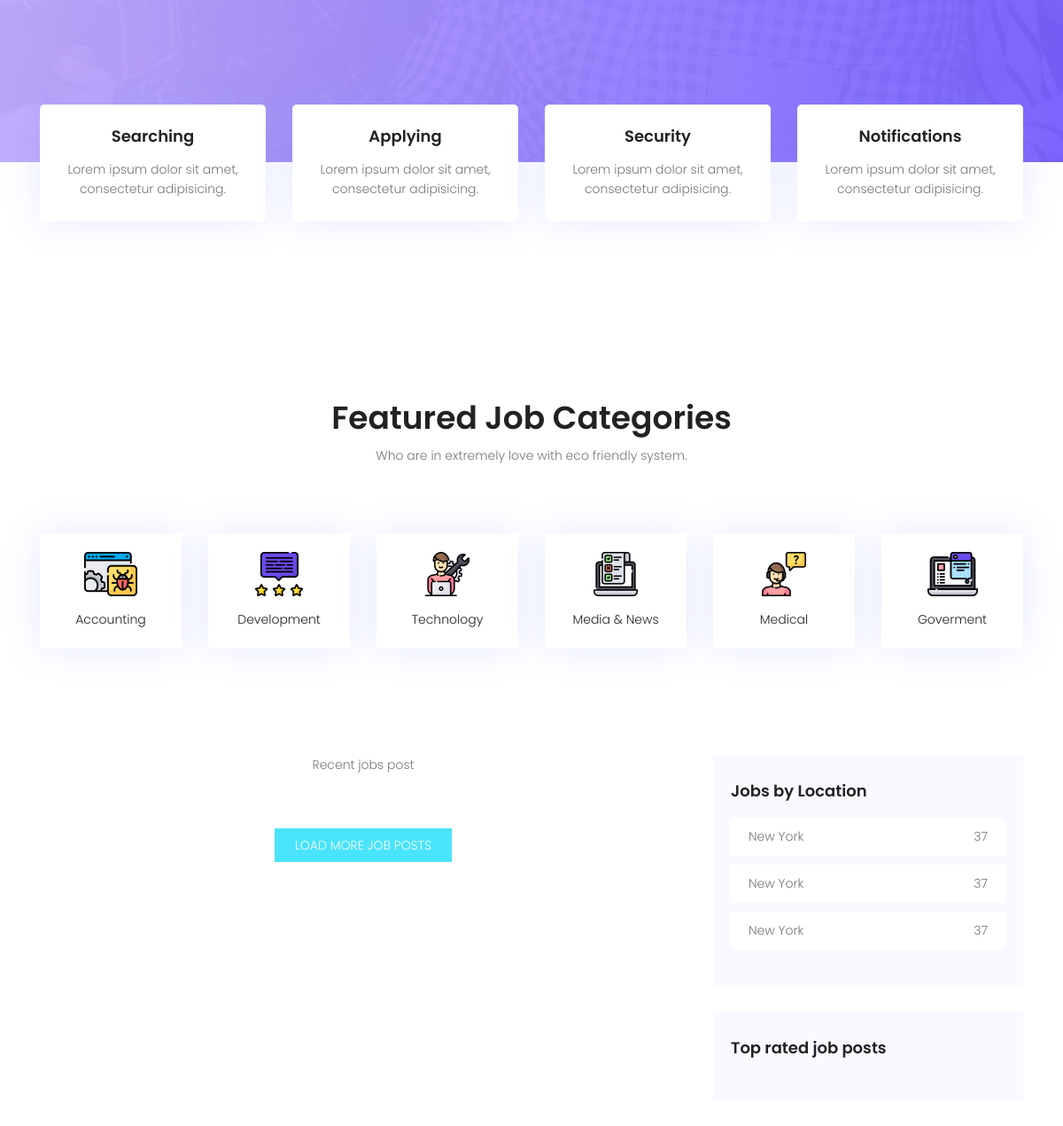
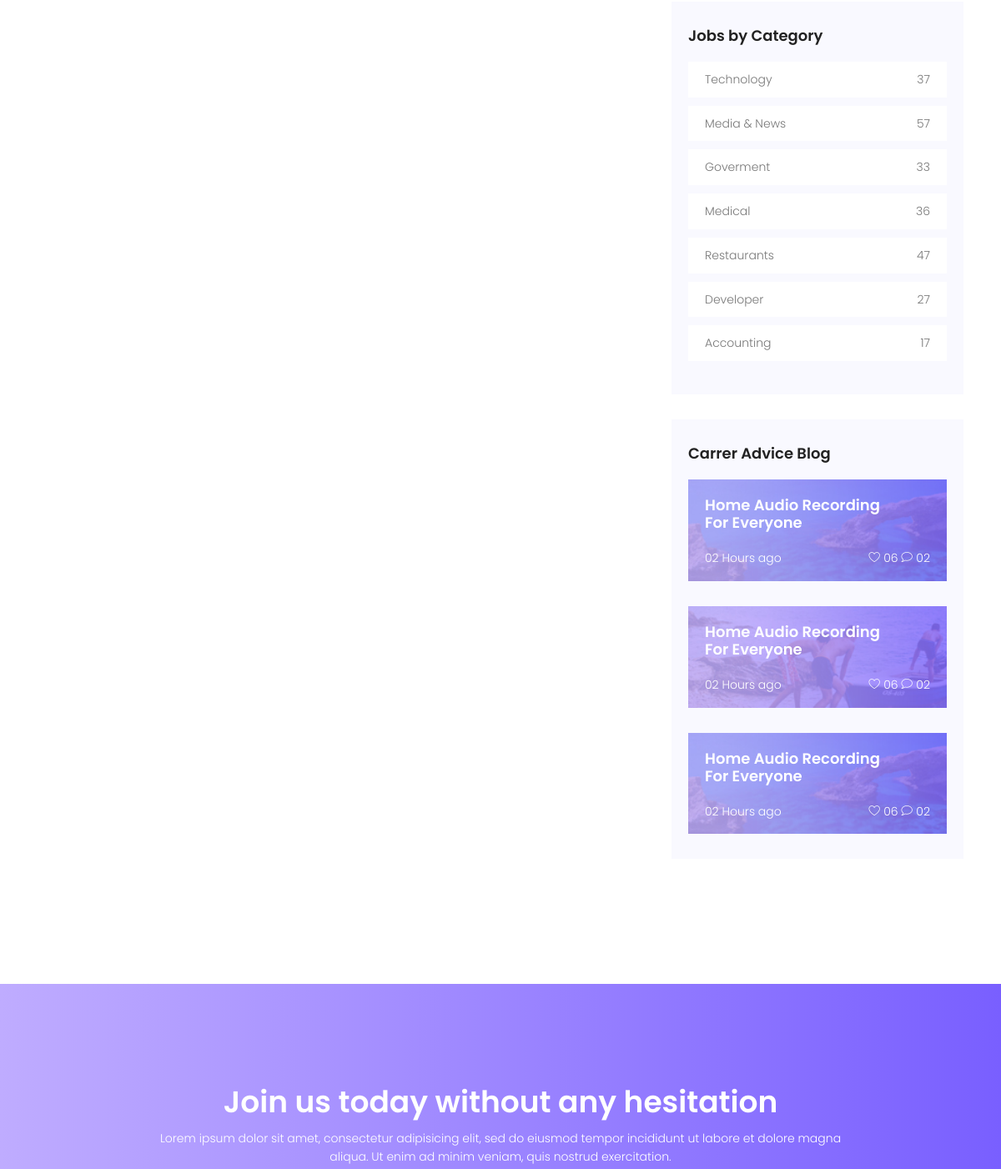
The app's page / (middle part), older data (2 pictures, top to bottom).
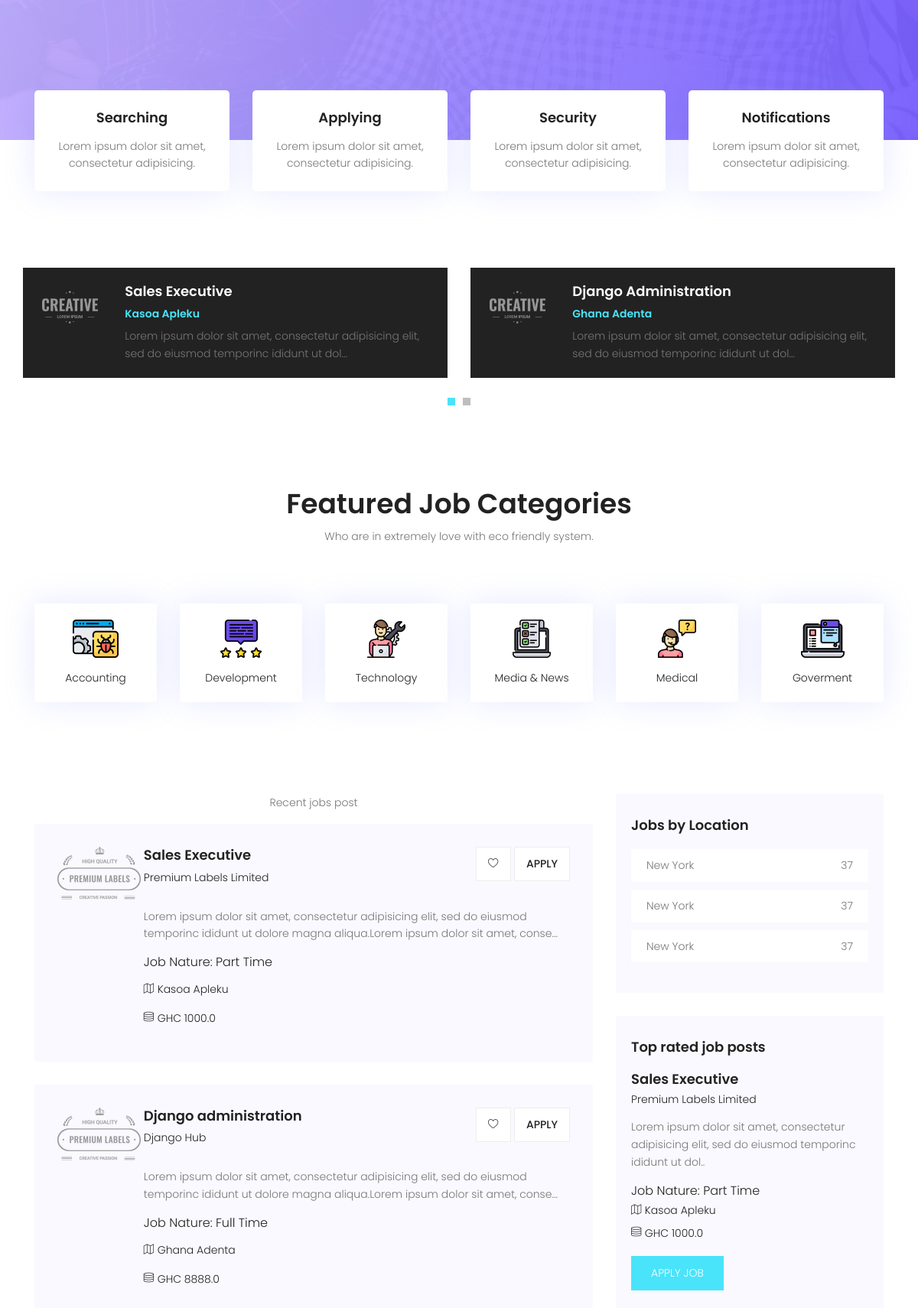
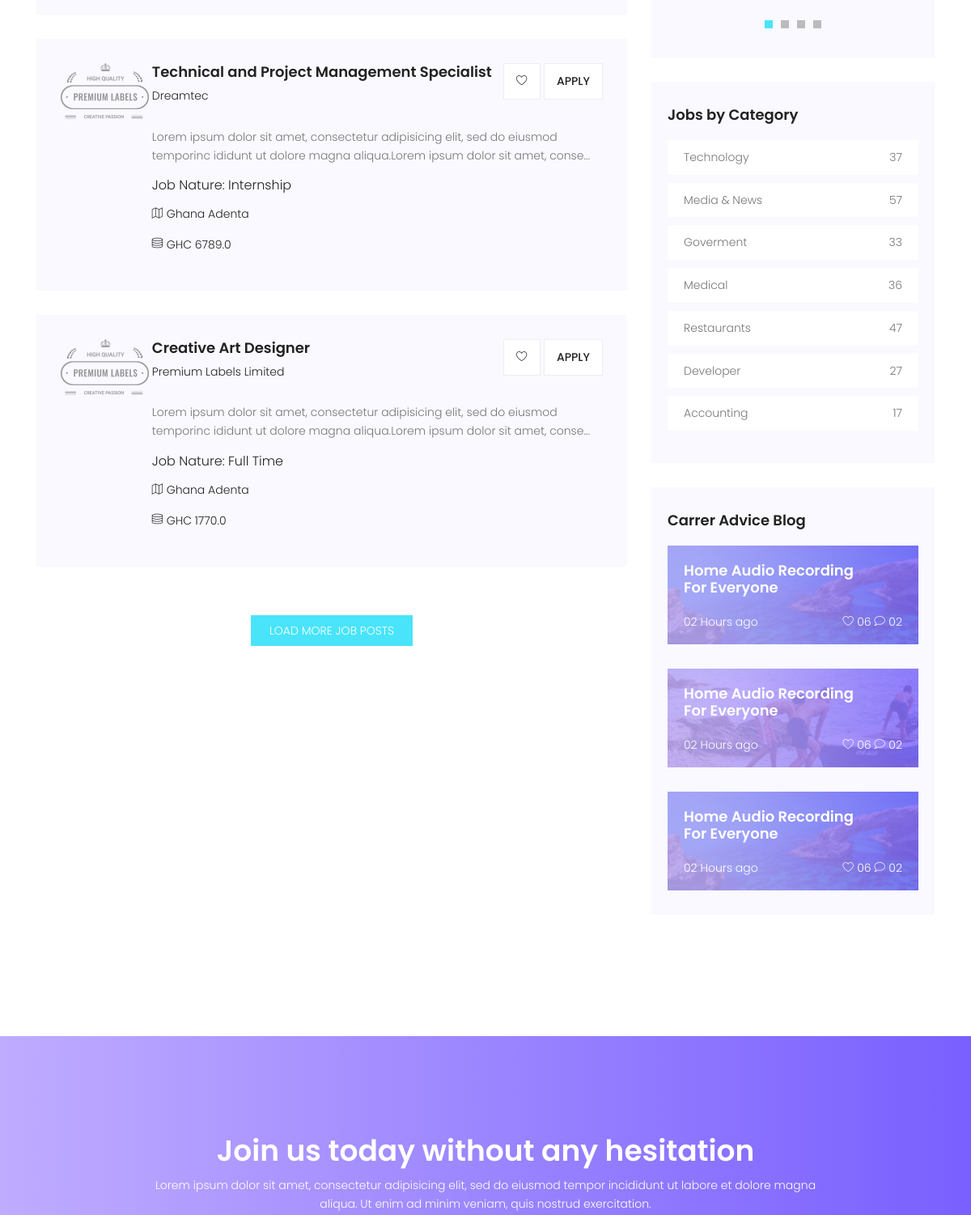
The same page, newer data (2 pictures, top to bottom).
### portal/models.py (models this page shows, shortened)
class Job(models.Model):
    company_name = models.CharField(max_length=200)
    job_title = models.CharField(max_length=200)
    company_email = models.EmailField(blank=True, null=True)
    thumbnail = models.ImageField(upload_to='jobs_img', blank=True, null=True)
    category = models.CharField(max_length=200)
    job_type = models.CharField(max_length=20, choices=_job_Type, default=1)
    description = RichTextField()
    location = models.CharField(max_length=150)
    salary = models.FloatField(blank=True, null=True)
    application_url = models.URLField(blank=True, null=True)
    slug = models.SlugField(blank=True, null=True)
    created = models.DateTimeField(auto_now_add=True)
    featured = models.BooleanField(default=False)
    approved = models.BooleanField(default=True)
    class Meta:
        ordering = ['-created']

### portal/views.py (the view)
# urls.py: path('', homePage, name="home"),
def homePage(request):
    jobs = Job.objects.filter(approved=True).order_by('-created')
    context = {
        'jobs': jobs
    }
    return render(request, 'portal/index.html', context)

### templates/portal/index.html (shortened to what this page needs)
{% extends 'base.html' %}
{% load static %}
{% block content %}
			<section class="banner-area relative" id="home">
				<div class="container">
					<div class="row fullscreen d-flex align-items-center justify-content-center">
					</div>
				</div>
			</section>
			<section class="features-area">
				<div class="container">
					<div class="row">
						<div class="col-lg-3 col-md-6">
							<div class="single-feature">
								<h4>Searching</h4>
								<p>
									Lorem ipsum dolor sit amet, consectetur adipisicing.
								</p>
							</div>
						</div>
						<div class="col-lg-3 col-md-6">
							<div class="single-feature">
								<h4>Applying</h4>
								<p>
									Lorem ipsum dolor sit amet, consectetur adipisicing.
								</p>
							</div>
						</div>
						<div class="col-lg-3 col-md-6">
							<div class="single-feature">
								<h4>Security</h4>
								<p>
									Lorem ipsum dolor sit amet, consectetur adipisicing.
								</p>
							</div>
						</div>
						<div class="col-lg-3 col-md-6">
							<div class="single-feature">
								<h4>Notifications</h4>
								<p>
									Lorem ipsum dolor sit amet, consectetur adipisicing.
								</p>
							</div>
						</div>
					</div>
				</div>
			</section>
			<section class="popular-post-area pt-100">
				<div class="container">
					<div class="row align-items-center">
						<div class="active-popular-post-carusel">
							{% for job in jobs %}
							{% if job.featured == True %}
							<div class="single-popular-post d-flex flex-row">
								<div class="thumb">
									<img class="img-fluid" src="{% static 'img/p1.png' %}" alt="">
								</div>
								<div class="details">
									<a href="{% url 'detail' job.slug %}"><h4>{{job.job_title|title}}</h4></a>
									<h6>{{job.location}}</h6>
									<p>
									{{job.description|slice:":100"|safe}}...
									</p>
								</div>
							</div>
							{% endif %}
							{% endfor %}
						</div>
					</div>
				</div>
			</section>
			<section class="feature-cat-area pt-100" id="category">
				<div class="container">
					<div class="row d-flex justify-content-center">
						<div class="menu-content pb-60 col-lg-10">
							<div class="title text-center">
								<h1 class="mb-10">Featured Job Categories</h1>
								<p>Who are in extremely love with eco friendly system.</p>
							</div>
						</div>
					</div>
					<div class="row">
						<div class="col-lg-2 col-md-4 col-sm-6">
							<div class="single-fcat">
								<a href="category.html">
									<img src="{% static 'img/o1.png' %}" alt="">
								</a>
								<p>Accounting</p>
							</div>
						</div>
						<div class="col-lg-2 col-md-4 col-sm-6">
							<div class="single-fcat">
								<a href="category.html">
									<img src="{% static 'img/o2.png' %}" alt="">
								</a>
								<p>Development</p>
							</div>
						</div>
						<div class="col-lg-2 col-md-4 col-sm-6">
							<div class="single-fcat">
								<a href="category.html">
									<img src="{% static 'img/o3.png' %}" alt="">
								</a>
								<p>Technology</p>
							</div>
						</div>
						<div class="col-lg-2 col-md-4 col-sm-6">
							<div class="single-fcat">
								<a href="category.html">
									<img src="{% static 'img/o4.png' %}" alt="">
								</a>
								<p>Media & News</p>
							</div>
						</div>
						<div class="col-lg-2 col-md-4 col-sm-6">
							<div class="single-fcat">
								<a href="category.html">
									<img src="{% static 'img/o5.png' %}" alt="">
								</a>
								<p>Medical</p>
							</div>
						</div>
						<div class="col-lg-2 col-md-4 col-sm-6">
							<div class="single-fcat">
								<a href="category.html">
									<img src="{% static 'img/o6.png' %}" alt="">
								</a>
								<p>Goverment</p>
							</div>
						</div>
					</div>
				</div>
			</section>
			<section class="post-area section-gap">
				<div class="container">
					<div class="row justify-content-center d-flex">
						<div class="col-lg-8 post-list">
							<p class="text-center">Recent jobs post</p>
							{% for job in jobs|slice:":6" %}
							<div class="single-post d-flex flex-row">
								<div class="thumb">
									<img src="{% static 'img/post.png' %}" alt="">
								</div>
								<div class="details">
									<div class="title d-flex flex-row justify-content-between">
										<div class="titles">
											<a href="{% url 'detail' job.slug %}"><h4>{{job.job_title}}</h4></a>
											<h6>{{job.company_name}}</h6>
										</div>
										<ul class="btns">
											<li><a href="{% url 'detail' job.slug %}"><span class="lnr lnr-heart"></span></a></li>
											<li><a href="{% url 'detail' job.slug %}">Apply</a></li>
										</ul>
									</div>
									<p>
									{{job.description|slice:":150"|safe}}...
									</p>
									<h5>Job Nature: {{job.job_type}}</h5>
									<p class="address"><span class="lnr lnr-map"></span> {{job.location}}</p>
									{% if job.salary %}
									<p class="address"><span class="lnr lnr-database"></span> GHC {{job.salary}}</p>
									{% endif %}
								</div>
							</div>
							{% endfor %}
							<a class="text-uppercase loadmore-btn mx-auto d-block" href="category.html">Load More job Posts</a>
						</div>
						<div class="col-lg-4 sidebar">
							<div class="single-slidebar">
								<h4>Jobs by Location</h4>
								<ul class="cat-list">
									<li><a class="justify-content-between d-flex" href="category.html"><p>New York</p><span>37</span></a></li>
									<li><a class="justify-content-between d-flex" href="category.html"><p>New York</p><span>37</span></a></li>
									<li><a class="justify-content-between d-flex" href="category.html"><p>New York</p><span>37</span></a></li>
								</ul>
							</div>
							<div class="single-slidebar">
								<h4>Top rated job posts</h4>
								<div class="active-relatedjob-carusel">
								{% for job in jobs|slice:":4" %}
									<div class="single-rated">
										<a href="{% url 'detail' job.slug %}"><h4>{{job.job_title|title}}</h4></a>
										<h6>{{job.company_name|title}}</h6>
										<p>
										{{job.description|slice:":100"|safe}}..
										</p>
										<h5>Job Nature: {{job.job_type}}</h5>
										<p class="address"><span class="lnr lnr-map"></span> {{job.location}}</p>
										{% if job.salary %}
										<p class="address"><span class="lnr lnr-database"></span> GHC {{job.salary}}</p>
										{% endif %}
										<a href="{% url 'detail' job.slug %}" class="btns text-uppercase">Apply job</a>
									</div>
								{% endfor %}
								</div>
							</div>
							<div class="single-slidebar">
								<h4>Jobs by Category</h4>
								<ul class="cat-list">
									<li><a class="justify-content-between d-flex" href="category.html"><p>Technology</p><span>37</span></a></li>
									<li><a class="justify-content-between d-flex" href="category.html"><p>Media & News</p><span>57</span></a></li>
									<li><a class="justify-content-between d-flex" href="category.html"><p>Goverment</p><span>33</span></a></li>
									<li><a class="justify-content-between d-flex" href="category.html"><p>Medical</p><span>36</span></a></li>
									<li><a class="justify-content-between d-flex" href="category.html"><p>Restaurants</p><span>47</span></a></li>
									<li><a class="justify-content-between d-flex" href="category.html"><p>Developer</p><span>27</span></a></li>
									<li><a class="justify-content-between d-flex" href="category.html"><p>Accounting</p><span>17</span></a></li>
								</ul>
							</div>
							<div class="single-slidebar">
								<h4>Carrer Advice Blog</h4>
								<div class="blog-list">
									<div class="single-blog " style="background:#000 url({% static 'img/blog1.jpg' %});">
										<a href="single.html"><h4>Home Audio Recording <br>
										For Everyone</h4></a>
										<div class="meta justify-content-between d-flex">
											<p>
												02 Hours ago
											</p>
											<p>
												<span class="lnr lnr-heart"></span>
												06
												 <span class="lnr lnr-bubble"></span>
												02
											</p>
										</div>
									</div>
									<div class="single-blog " style="background:#000 url(img/blog2.jpg);">
										<a href="single.html"><h4>Home Audio Recording <br>
										For Everyone</h4></a>
										<div class="meta justify-content-between d-flex">
											<p>
												02 Hours ago
											</p>
											<p>
												<span class="lnr lnr-heart"></span>
												06
												 <span class="lnr lnr-bubble"></span>
												02
											</p>
										</div>
									</div>
									<div class="single-blog " style="background:#000 url({% static 'img/blog1.jpg' %});">
										<a href="single.html"><h4>Home Audio Recording <br>
										For Everyone</h4></a>
										<div class="meta justify-content-between d-flex">
											<p>
												02 Hours ago
											</p>
											<p>
												<span class="lnr lnr-heart"></span>
												06
												 <span class="lnr lnr-bubble"></span>
												02
											</p>
										</div>
									</div>
								</div>
							</div>
						</div>
					</div>
				</div>
			</section>
			<section class="callto-action-area section-gap" id="join">
				<div class="container">
					<div class="row d-flex justify-content-center">
						<div class="menu-content col-lg-9">
							<div class="title text-center">
								<h1 class="mb-10 text-white">Join us today without any hesitation</h1>
								<p class="text-white">Lorem ipsum dolor sit amet, consectetur adipisicing elit, sed do eiusmod tempor incididunt ut labore  et dolore magna aliqua. Ut enim ad minim veniam, quis nostrud exercitation.</p>
							</div>
						</div>
					</div>
				</div>
			</section>
{% endblock content %}

### templates/base.html (shortened to what this page needs)
{% load static %}
	<!DOCTYPE html>
	<html lang="zxx" class="no-js">
	<head>
			<link rel="stylesheet" href="{% static 'css/linearicons.css' %}">
			<link rel="stylesheet" href="{% static 'css/font-awesome.min.css' %}">
			<link rel="stylesheet" href="{% static 'css/bootstrap.css' %}">
			<link rel="stylesheet" href="{% static 'css/magnific-popup.css' %}">
			<link rel="stylesheet" href="{% static 'css/nice-select.css' %}">
			<link rel="stylesheet" href="{% static 'css/animate.min.css' %}">
			<link rel="stylesheet" href="{% static 'css/owl.carousel.css' %}">
			<link rel="stylesheet" href="{% static 'css/main.css' %}">
		</head>
		<body>
            {% block content %}
            {% endblock content %}
		</body>
	</html>

Row changes from the older to the newer data that the page shows:
added Job: featured True (drawn), job_title "Sales Executive", location "Kasoa Apleku", description "Lorem ipsum dolor sit amet, consectetur adipisicing elit, sed do eiusmod temporinc ididunt ut dol", company_name "Premium Labels Limited", description "Lorem ipsum dolor sit amet, consectetur adipisicing elit, sed do eiusmod temporinc ididunt ut dolore magna aliqua.Lorem ipsum dolor sit amet, conse", job_type "Part Time", salary "1000.0"
added Job: featured True (drawn), job_title "Django Administration", location "Ghana Adenta", description "Lorem ipsum dolor sit amet, consectetur adipisicing elit, sed do eiusmod temporinc ididunt ut dol", job_title "Django administration", company_name "Django Hub", description "Lorem ipsum dolor sit amet, consectetur adipisicing elit, sed do eiusmod temporinc ididunt ut dolore magna aliqua.Lorem ipsum dolor sit amet, conse", job_type "Full Time", salary "8888.0"
added Job: job_title "Technical and Project Management Specialist", company_name "Dreamtec", description "Lorem ipsum dolor sit amet, consectetur adipisicing elit, sed do eiusmod temporinc ididunt ut dolore magna aliqua.Lorem ipsum dolor sit amet, conse", job_type "Internship", location "Ghana Adenta", salary "6789.0", shown under "Featured Job Categories"
added Job: job_title "Creative Art Designer", company_name "Premium Labels Limited", description "Lorem ipsum dolor sit amet, consectetur adipisicing elit, sed do eiusmod temporinc ididunt ut dolore magna aliqua.Lorem ipsum dolor sit amet, conse", job_type "Full Time", location "Ghana Adenta", salary "1770.0", shown under "Featured Job Categories"
